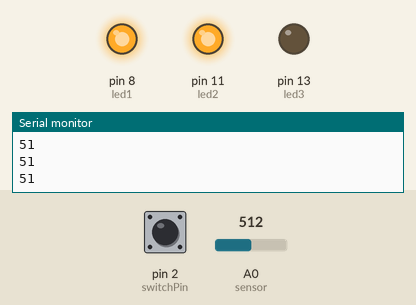
Simulated run of this sketch. Board: Arduino Uno, built with avr-gcc and run on an emulated ATmega328P. On the bench: output pins drawn as LEDs (lit = HIGH), the last lines printed to the serial monitor. The test bench sets the inputs (shaded band); at power-on: A0 (sensor) = 512, pin 2 (switchPin) LOW.

Above: at 1.3 s.
1.4 s: A0 (sensor) set to 485
At 2.9 s:
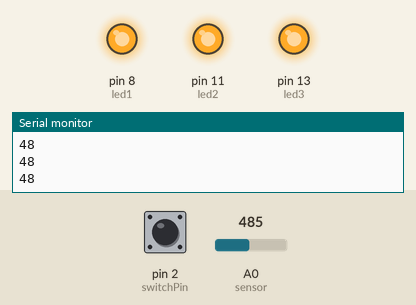
3.5 s: A0 (sensor) set to 511
At 4.4 s:
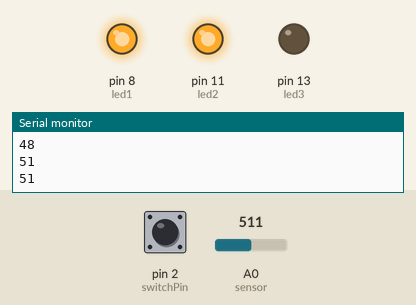
5.5 s: A0 (sensor) set to 306
At 7.2 s:
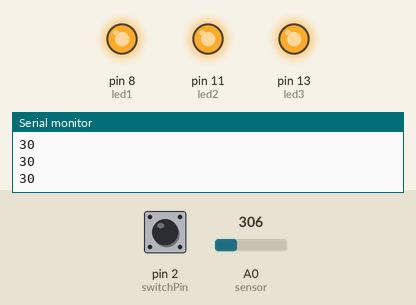
Timing chart, 0 to 8.7 s (numbered marks = the images above; inputs shaded):
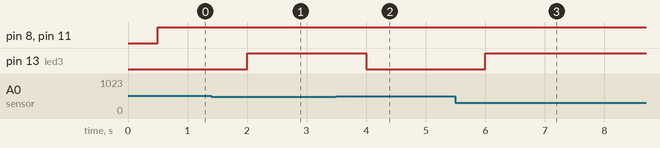

The sketch:

sketch_may26a.ino
```cpp
int sensor = A0;  // define analog pin A0. (input/sensor)
int led1 = 8; // define pin 8 for led1 (output)
int led2 = 11;  // define pin 11 for led2 (output)
int led3 = 13;  // define pin 13 for led3 (output)
const int switchPin = 2; //Switch Connected to PIN 2
int switchState = 0; // Variable for reading Switch status


void setup()
{
  Serial.begin(9600); //sets serial communication between arduino and computer
  pinMode(sensor,INPUT); // sets analog pin A0 as input.
  pinMode(led1,OUTPUT); //sets pin 8 as output.
  pinMode(led2,OUTPUT); //sets pin 11 as output.
  pinMode(led3,OUTPUT); //sets pin 13 as output.
  pinMode(switchPin, INPUT);//Switch PIN is input with PULLUP
}

void loop()
{
  switchState = digitalRead(switchPin); //Reads the status of the switch.
  int value = analogRead(sensor); // sets variable "value" to store value of sensor.
  value = value / 10; // divide the value so it is not so big
  Serial.println(value); //prints values in serial monitor
  delay(500); //half a second delay
  if((value >=61) && (value <=70))
  {
     digitalWrite(led1,HIGH); //turns LED on.
     digitalWrite(led2,LOW); //turns LED off.
     digitalWrite(led3,LOW); //turns LED off.
  }
  else if(value>=50 && value <=60)
  {
    digitalWrite(led1,HIGH);
    digitalWrite(led2,HIGH);
    digitalWrite(led3,LOW);
  }
  else if(value < 50)
  {
    digitalWrite(led1,HIGH);
    digitalWrite(led2,HIGH);
    digitalWrite(led3,HIGH);
  }
  else
  {
    digitalWrite(led1,LOW);
    digitalWrite(led2,LOW);
    digitalWrite(led3,LOW);
  }
   if (switchState == HIGH) //If the switch is pressed turns off all leds
   {
     digitalWrite(led1,LOW);
     digitalWrite(led2,LOW);
     digitalWrite(led3,LOW);
   }
}
```

Measured:
- the behaviour switches between 500 and 499 on A0 (sensor) (found by bisection; images 0 and 1)
- after the input at 1.4 s, pin 13 (led3): LOW → HIGH after 0.60 s
- after the input at 3.5 s, pin 13 (led3): HIGH → LOW after 0.50 s
- after the input at 5.5 s, pin 13 (led3): LOW → HIGH after 0.50 s
